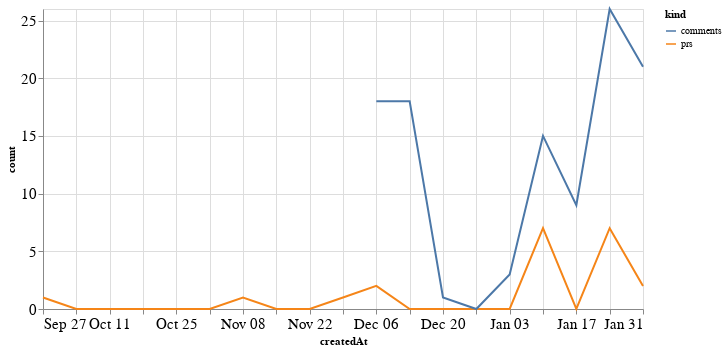

The code cell stored with this chart in its notebook:
### Code cell
alt.Chart(total_time, width=600).mark_line().encode(
    x='createdAt',
    y='count',
    color='kind'
)

### Figure 1 — Vega-Lite specification as saved in the notebook (floating-point values rounded to 4 significant figures)
{"config": {"axisLeft": {"labelFontSize": 15}, "axisBottom": {"labelFontSize": 15}}, "data": {"name": "data-b8644af689b729022168e697814efd28"}, "mark": "line", "encoding": {"color": {"type": "nominal", "field": "kind"}, "x": {"type": "temporal", "field": "createdAt"}, "y": {"type": "quantitative", "field": "count"}}, "width": 600, "$schema": "https://vega.github.io/schema/vega-lite/v4.8.1.json", "datasets": {"data-b8644af689b729022168e697814efd28": [{"createdAt": "2020-09-27T00:00:00", "kind": "prs", "count": 1.0}, {"createdAt": "2020-10-04T00:00:00", "kind": "prs", "count": 0.0}, {"createdAt": "2020-10-11T00:00:00", "kind": "prs", "count": 0.0}, {"createdAt": "2020-10-18T00:00:00", "kind": "prs", "count": 0.0}, {"createdAt": "2020-10-25T00:00:00", "kind": "prs", "count": 0.0}, {"createdAt": "2020-11-01T00:00:00", "kind": "prs", "count": 0.0}, {"createdAt": "2020-11-08T00:00:00", "kind": "prs", "count": 1.0}, {"createdAt": "2020-11-15T00:00:00", "kind": "prs", "count": 0.0}, {"createdAt": "2020-11-22T00:00:00", "kind": "prs", "count": 0.0}, {"createdAt": "2020-11-29T00:00:00", "kind": "prs", "count": 1.0}, {"createdAt": "2020-12-06T00:00:00", "kind": "prs", "count": 2.0}, {"createdAt": "2020-12-13T00:00:00", "kind": "prs", "count": 0.0}, {"createdAt": "2020-12-20T00:00:00", "kind": "prs", "count": 0.0}, {"createdAt": "2020-12-27T00:00:00", "kind": "prs", "count": 0.0}, {"createdAt": "2021-01-03T00:00:00", "kind": "prs", "count": 0.0}, {"createdAt": "2021-01-10T00:00:00", "kind": "prs", "count": 7.0}, {"createdAt": "2021-01-17T00:00:00", "kind": "prs", "count": 0.0}, {"createdAt": "2021-01-24T00:00:00", "kind": "prs", "count": 7.0}, {"createdAt": "2021-01-31T00:00:00", "kind": "prs", "count": 2.0}, {"createdAt": "2020-09-27T00:00:00", "kind": "comments", "count": null}, {"createdAt": "2020-10-04T00:00:00", "kind": "comments", "count": null}, {"createdAt": "2020-10-11T00:00:00", "kind": "comments", "count": null}, {"createdAt": "2020-10-18T00:00:00", "kind": "comments", "count": null}, {"createdAt": "2020-10-25T00:00:00", "kind": "comments", "count": null}, {"createdAt": "2020-11-01T00:00:00", "kind": "comments", "count": null}, {"createdAt": "2020-11-08T00:00:00", "kind": "comments", "count": null}, {"createdAt": "2020-11-15T00:00:00", "kind": "comments", "count": null}, {"createdAt": "2020-11-22T00:00:00", "kind": "comments", "count": null}, {"createdAt": "2020-11-29T00:00:00", "kind": "comments", "count": null}, {"createdAt": "2020-12-06T00:00:00", "kind": "comments", "count": 18.0}, {"createdAt": "2020-12-13T00:00:00", "kind": "comments", "count": 18.0}, {"createdAt": "2020-12-20T00:00:00", "kind": "comments", "count": 1.0}, {"createdAt": "2020-12-27T00:00:00", "kind": "comments", "count": 0.0}, {"createdAt": "2021-01-03T00:00:00", "kind": "comments", "count": 3.0}, {"createdAt": "2021-01-10T00:00:00", "kind": "comments", "count": 15.0}, {"createdAt": "2021-01-17T00:00:00", "kind": "comments", "count": 9.0}, {"createdAt": "2021-01-24T00:00:00", "kind": "comments", "count": 26.0}, {"createdAt": "2021-01-31T00:00:00", "kind": "comments", "count": 21.0}]}}
